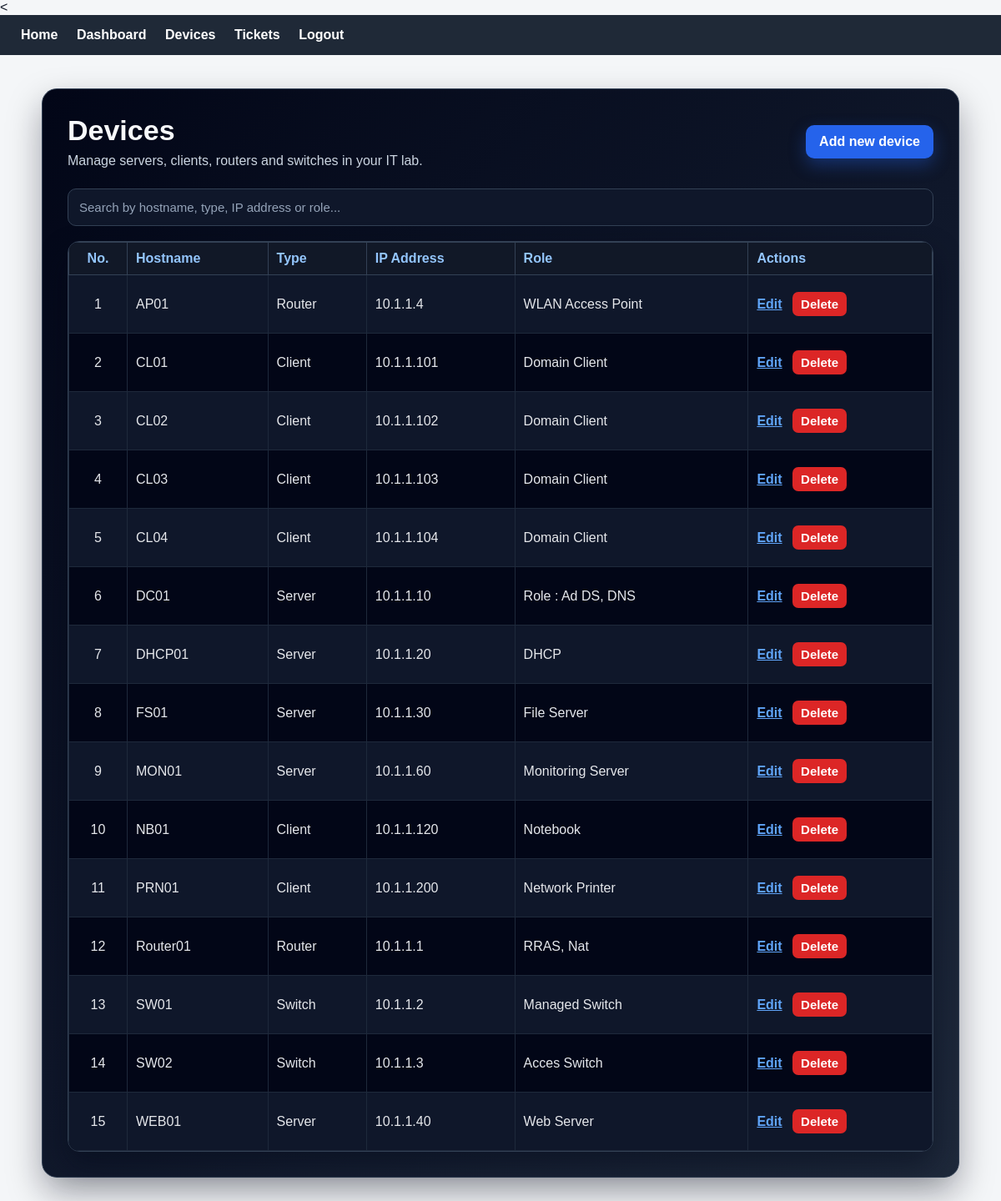
The app's page /devices (signed in) with its own data.
### tables this page shows
CREATE TABLE devices (
    id INTEGER PRIMARY KEY AUTOINCREMENT,
    user_id INTEGER NOT NULL,
    hostname TEXT NOT NULL,
    device_type TEXT NOT NULL,
    ip_address TEXT NOT NULL,
    subnet_mask TEXT,
    gateway TEXT,
    dns_server TEXT,
    operating_system TEXT,
    role TEXT,
    location TEXT,
    notes TEXT,
    FOREIGN KEY(user_id) REFERENCES users(id)
);

### app.py (the view)
@app.route("/devices")
def devices():
    if "user_id" not in session:
        return redirect("/login")
    connection = get_db_connection()
    devices = connection.execute(
        "SELECT * FROM devices WHERE user_id = ? ORDER BY hostname",
        (session["user_id"],)
    ).fetchall()
    connection.close()
    return render_template("devices.html", devices=devices)

### app.py (called while the page is built)
def get_db_connection():
    connection = sqlite3.connect("lab.db")
    connection.row_factory = sqlite3.Row
    return connection

### templates/devices.html
{% extends "layout.html" %}
{% block main %}
<div class="devices-page">
    <div class="devices-header">
        <div>
            <h1>Devices</h1>
            <p>Manage servers, clients, routers and switches in your IT lab.</p>
        </div>
        <a class="action-link" href="/devices/add">Add new device</a>
    </div>
    <input
        id="deviceSearch"
        class="search-input"
        onkeyup="filterDevices()"
        placeholder="Search by hostname, type, IP address or role..."
    >
    <div class="table-card">
        <table id="devicesTable">
            <tr>
                <th>No.</th>
                <th>Hostname</th>
                <th>Type</th>
                <th>IP Address</th>
                <th>Role</th>
                <th>Actions</th>
            </tr>
            {% for device in devices %}
            <tr>
                <td>{{ loop.index }}</td>
                <td>{{ device["hostname"] }}</td>
                <td>{{ device["device_type"] }}</td>
                <td>{{ device["ip_address"] }}</td>
                <td>{{ device["role"] }}</td>
                <td>
                    <a href="/devices/{{ device['id'] }}/edit">Edit</a>
                    <form
                        class="delete-form"
                        action="/devices/{{ device['id'] }}/delete"
                        method="post"
                        onsubmit="return confirmDelete()"
                    >
                        <button class="delete-button" type="submit">Delete</button>
                    </form>
                </td>
            </tr>
            {% endfor %}
        </table>
    </div>
</div>
{% endblock %}

### templates/layout.html (shortened to what this page needs)
<<!DOCTYPE html>
<html lang="en">
<head>
    <link rel="stylesheet" href="{{ url_for('static', filename='style.css') }}?v=500">
</head>
<body>
    <nav>
        <a href="/">Home</a>
      {% if session.get("user_id") %}
    <a href="/dashboard">Dashboard</a>
    <a href="/devices">Devices</a>
    <a href="/tickets">Tickets</a>
    <a href="/logout">Logout</a>
{% else %}
            <a href="/register">Register</a>
            <a href="/login">Login</a>
        {% endif %}
    </nav>
    <main>
        {% block main %}{% endblock %}
    </main>
</body>
</html>

### static/style.css (style rules this page uses)
* { box-sizing: border-box; }
body { font-family: Arial, sans-serif; margin: 0; background: #f4f6f8; color: #111827; }
a { color: #2563eb; }
h1 { color: #111827; }
nav { background: #1f2937; padding: 15px 25px; }
nav a { color: white; margin-right: 18px; text-decoration: none; font-weight: bold; }
main { max-width: 1100px; margin: 40px auto; background: white; padding: 30px; border-radius: 12px; }
input, button, select, textarea { display: block; width: 100%; margin: 10px 0; padding: 10px; font-size: 15px; }
button { background: #1f2937; color: white; border: none; cursor: pointer; border-radius: 6px; font-weight: bold; }
table { width: 100%; border-collapse: collapse; margin-top: 20px; }
td, th { border: 1px solid #ddd; padding: 10px; }
th { background: #e5e7eb; text-align: left; }
.action-link { display: inline-block; background: #2563eb; color: white; padding: 11px 16px; border-radius: 10px; text-decoration: none; font-weight: bold; box-shadow: 0 8px 20px rgba(37, 99, 235, 0.25); }
.delete-form { display: inline; }
.delete-button { width: auto; display: inline; background: #dc2626; color: white; padding: 6px 10px; margin-left: 8px; border-radius: 7px; }
main:has(.dashboard-page), main:has(.devices-page), main:has(.tickets-page), main:has(.form-page) { background: transparent; padding: 0; }
.dashboard-page, .devices-page, .tickets-page, .form-page { background: linear-gradient(135deg, #020617, #0f172a, #1e293b); border-radius: 18px; padding: 30px; border: 1px solid #334155; box-shadow: 0 18px 40px rgba(2, 6, 23, 0.35); }
.dashboard-header, .devices-header, .tickets-header, .form-header { display: flex; justify-content: space-between; align-items: center; gap: 20px; margin-bottom: 24px; }
.dashboard-header h1, .devices-header h1, .tickets-header h1, .form-header h1 { margin: 0; color: #f8fafc; font-size: 34px; }
.dashboard-header p, .devices-header p, .tickets-header p, .form-header p { margin: 8px 0 0 0; color: #cbd5e1; }
.dashboard-page .action-link, .devices-page .action-link, .tickets-page .action-link, .form-page .action-link { background: #2563eb; color: white; box-shadow: 0 8px 20px rgba(37, 99, 235, 0.35); }
.devices-page .search-input { background: #0f172a; color: #f8fafc; border: 1px solid #334155; border-radius: 10px; padding: 13px; margin-bottom: 18px; }
.devices-page .search-input::placeholder { color: #94a3b8; }
.devices-page .table-card, .tickets-page .table-card { background: #020617; border-radius: 14px; overflow: hidden; box-shadow: 0 16px 35px rgba(2, 6, 23, 0.45); border: 1px solid #334155; }
.devices-page table, .tickets-page table { width: 100%; margin-top: 0; border-collapse: collapse; color: #e5e7eb; }
.devices-page th, .tickets-page th { background: #111827; color: #93c5fd; border-color: #334155; font-weight: bold; }
.devices-page td, .tickets-page td { background: #020617; color: #e5e7eb; border-color: #1e293b; }
.devices-page tr:nth-child(even) td, .tickets-page tr:nth-child(even) td { background: #0f172a; }
.devices-page table a, .tickets-page table a { color: #60a5fa; font-weight: bold; }
.devices-page .delete-button { width: auto; display: inline; background: #dc2626; color: white; padding: 6px 10px; margin-left: 8px; border-radius: 7px; }
.devices-page th:first-child, .devices-page td:first-child { width: 70px; text-align: center; }

### records on screen
devices: hostname "AP01", device_type "Router", ip_address "10.1.1.4", role "WLAN Access Point"
devices: hostname "CL01", device_type "Client", ip_address "10.1.1.101", role "Domain Client"
devices: hostname "CL02", device_type "Client", ip_address "10.1.1.102", role "Domain Client"
devices: hostname "CL03", device_type "Client", ip_address "10.1.1.103", role "Domain Client"
devices: hostname "CL04", device_type "Client", ip_address "10.1.1.104", role "Domain Client"
devices: hostname "DC01", device_type "Server", ip_address "10.1.1.10", role "Role : Ad DS, DNS"
devices: hostname "DHCP01", device_type "Server", ip_address "10.1.1.20", role "DHCP"
devices: hostname "FS01", device_type "Server", ip_address "10.1.1.30", role "File Server"
devices: hostname "MON01", device_type "Server", ip_address "10.1.1.60", role "Monitoring Server"
devices: hostname "NB01", device_type "Client", ip_address "10.1.1.120", role "Notebook"
devices: hostname "PRN01", device_type "Client", ip_address "10.1.1.200", role "Network Printer"
devices: hostname "Router01", device_type "Router", ip_address "10.1.1.1", role "RRAS, Nat"
devices: hostname "SW01", device_type "Switch", ip_address "10.1.1.2", role "Managed Switch"
devices: hostname "SW02", device_type "Switch", ip_address "10.1.1.3", role "Acces Switch"
devices: hostname "WEB01", device_type "Server", ip_address "10.1.1.40", role "Web Server"
